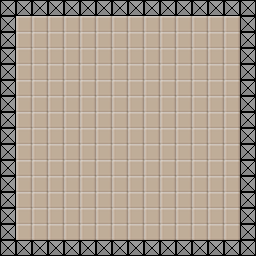

A level layout from a 2D game, rendered from its tile map. Below: a short description, then the map file with its tile-grid data intact:
An orthogonal 16x16 tile map with 16x16 px tiles, 1 tile layer (Tile Layer 1) and 5 objects.

<map version="1.4" tiledversion="1.4.3" orientation="orthogonal" renderorder="right-down" width="16" height="16" tilewidth="16" tileheight="16" infinite="0" nextlayerid="3" nextobjectid="6">
 <tileset firstgid="1" source="MyTileset.tsx" />
 <layer id="1" name="Tile Layer 1" width="16" height="16">
  <data encoding="csv">
6,6,6,6,6,6,6,6,6,6,6,6,6,6,6,6,
6,2,2,2,2,2,2,2,2,2,2,2,2,2,2,6,
6,2,2,2,2,2,2,2,2,2,2,2,2,2,2,6,
6,2,2,2,2,2,2,2,2,2,2,2,2,2,2,6,
6,2,2,2,2,2,2,2,2,2,2,2,2,2,2,6,
6,2,2,2,2,2,2,2,2,2,2,2,2,2,2,6,
6,2,2,2,2,2,2,2,2,2,2,2,2,2,2,6,
6,2,2,2,2,2,2,2,2,2,2,2,2,2,2,6,
6,2,2,2,2,2,2,2,2,2,2,2,2,2,2,6,
6,2,2,2,2,2,2,2,2,2,2,2,2,2,2,6,
6,2,2,2,2,2,2,2,2,2,2,2,2,2,2,6,
6,2,2,2,2,2,2,2,2,2,2,2,2,2,2,6,
6,2,2,2,2,2,2,2,2,2,2,2,2,2,2,6,
6,2,2,2,2,2,2,2,2,2,2,2,2,2,2,6,
6,2,2,2,2,2,2,2,2,2,2,2,2,2,2,6,
6,6,6,6,6,6,6,6,6,6,6,6,6,6,6,6
</data>
 </layer>
 <objectgroup id="2" name="Object Layer 1">
  <object id="1" template="templates/spawn.tx" x="48" y="48" />
  <object id="2" template="templates/goal.tx" x="192" y="192" />
  <object id="3" template="templates/checkpoint.tx" x="208" y="32" />
  <object id="4" template="templates/line.tx" x="77.5" y="109.5">
   <polyline points="-45.5,18.5 146.5,18.5" />
  </object>
  <object id="5" template="templates/ball.tx" x="16" y="112" width="32" height="32">
   <properties>
    <property name="line" type="object" value="4" />
    <property name="speed" type="float" value="0.02" />
   </properties>
  </object>
 </objectgroup>
</map>
